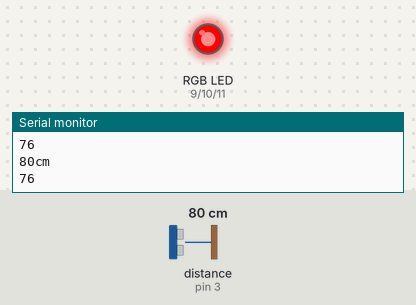
A sketch run on a simulated Arduino Uno, built with avr-gcc and run on an emulated ATmega328P. On the bench: an RGB LED mixed from three pins (HIGH = lit), the last lines printed to the serial monitor. Inputs (shaded band) come from the test bench; at power-on: distance to the obstacle (sensor on pin 3) 80 cm. The echo pulse lasts 58.3 µs per cm; pins used as bus, display or sensor lines are not drawn.

Above: at 1.2 s.
1.3 s: distance to the obstacle (sensor on pin 3) set to 97 cm
2.8 s: distance to the obstacle (sensor on pin 3) set to 102 cm
At 3.2 s:
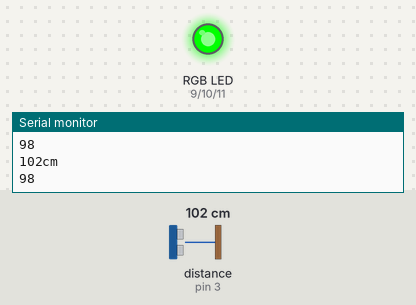
4.3 s: distance to the obstacle (sensor on pin 3) set to 196 cm
5.8 s: distance to the obstacle (sensor on pin 3) set to 203 cm
At 6.6 s:
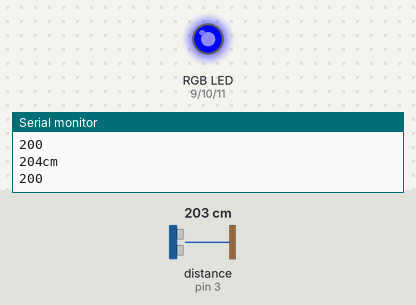
7.3 s: distance to the obstacle (sensor on pin 3) set to 2 cm
At 8.4 s:
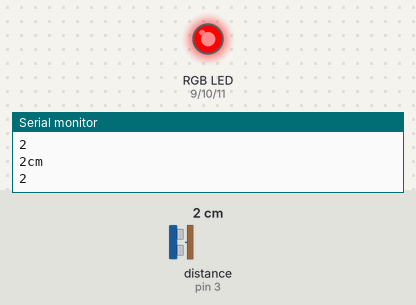
8.8 s: distance to the obstacle (sensor on pin 3) set to 120 cm
At 9.1 s:
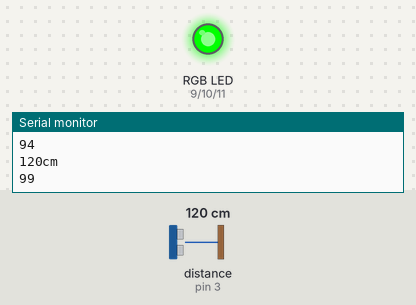
Timing chart, 0 to 11.3 s (numbered marks = the images above; inputs shaded):
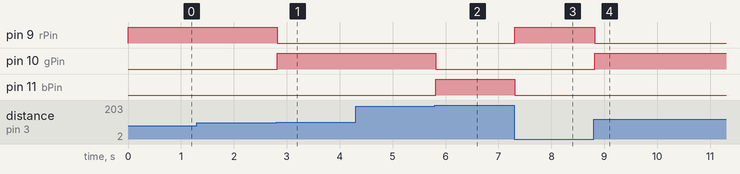

Measured:
- the behaviour switches between 99 and 100 cm on distance to the obstacle (sensor on pin 3) (found by bisection; images 0 and 1)
- the behaviour switches between 198 and 199 cm on distance to the obstacle (sensor on pin 3) (found by bisection; images 1 and 2)
- after the input at 2.8 s, pin 9 (rPin): HIGH → LOW at once; pin 10 (gPin): LOW → HIGH at once
- after the input at 5.8 s, pin 10 (gPin): HIGH → LOW at once; pin 11 (bPin): LOW → HIGH at once
- after the input at 7.3 s, pin 9 (rPin): LOW → HIGH at once; pin 11 (bPin): HIGH → LOW at once
- after the input at 8.8 s, pin 9 (rPin): HIGH → LOW at once; pin 10 (gPin): LOW → HIGH at once

The sketch:

Ultrasonic_sensor_RGB.ino
```cpp
int rPin = 9;
int gPin = 10;
int bPin = 11;

int r = 0;
int g = 0;
int b = 0;
int value = 0;


void setup() {
  // put your setup code here, to run once:
  Serial.begin(9600);
  pinMode(2,OUTPUT);
  pinMode(3,INPUT);
}

void loop() {
  // put your main code here, to run repeatedly:
  int duration,cm;

  digitalWrite(2,HIGH); // 센서에 Trig 신호 입력
  delayMicroseconds(10); // 10us 정도 유지
  digitalWrite(2,LOW); // Trig 신호 off

  duration = pulseIn(3,HIGH);
  cm = microsecondsToCentimeters(duration);
  value+= (cm-value)*0.2;

  if(cm < 100){
    r = 255;
    g = 0;
    b = 0;
  }else if(cm < 200){
    r = 0;
    g = 255;
    b = 0;
  }else{
    r = 0;
    g = 0;
    b = 255;
  }

  analogWrite(rPin,r);
  analogWrite(gPin,g);
  analogWrite(bPin,b);

  Serial.print(cm);
  Serial.println("cm");
  Serial.println();
  Serial.println(value);

  delay(30);
}

int microsecondsToCentimeters(int microseconds){
  return microseconds / 29 / 2;
}
```
